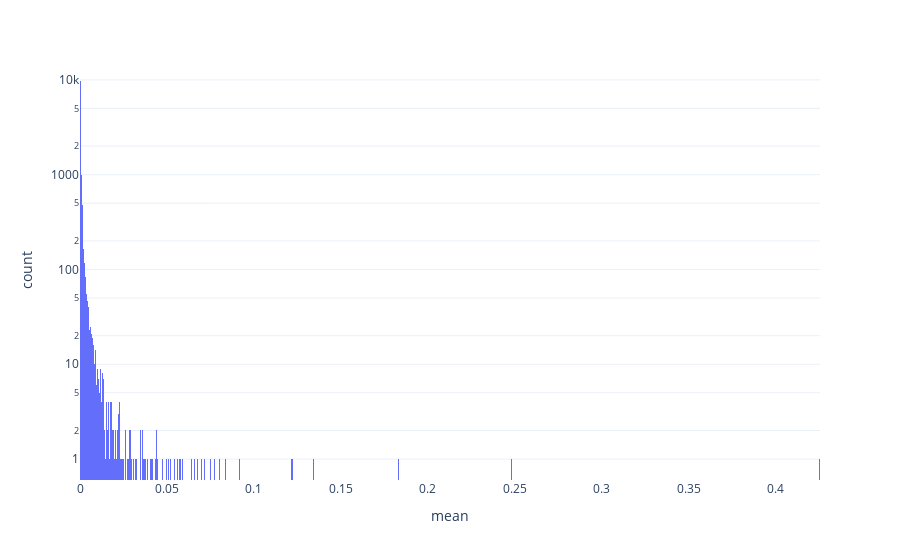

Notebook code cell kept with this figure:
### Code cell
fig=px.histogram(summary_stats, x='mean', log_y=True, template="plotly_white")
fig.show()

### Figure 1 — Plotly figure (JSON) as saved in the notebook; plotly's stock layout.template omitted (floating-point values rounded to 4 significant figures; data arrays with more than 128 entries replaced by an {"elided": "..."} marker saying what was removed)
{"data": [{"alignmentgroup": "True", "bingroup": "x", "hoverlabel": {"namelength": 0}, "hovertemplate": "mean=%{x}<br>count=%{y}", "legendgroup": "", "marker": {"color": "#636efa"}, "name": "", "offsetgroup": "", "orientation": "v", "showlegend": false, "type": "histogram", "x": {"elided": "12279 float values"}, "xaxis": "x", "yaxis": "y"}], "layout": {"barmode": "relative", "legend": {"tracegroupgap": 0}, "margin": {"t": 60}, "xaxis": {"anchor": "y", "domain": [0, 1], "title": {"text": "mean"}}, "yaxis": {"anchor": "x", "domain": [0, 1], "title": {"text": "count"}, "type": "log"}}}
